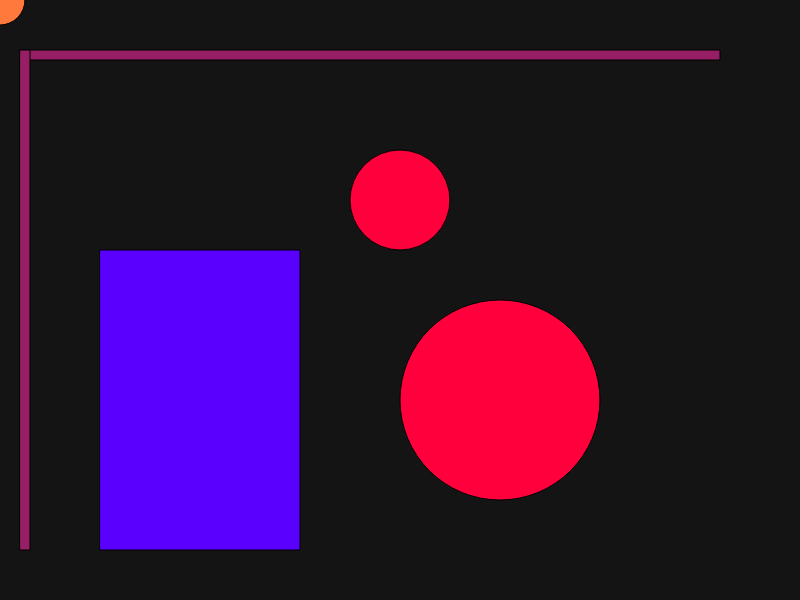
Frame 1 (no input)
Frame 60 (no input): identical to frame 1, image omitted
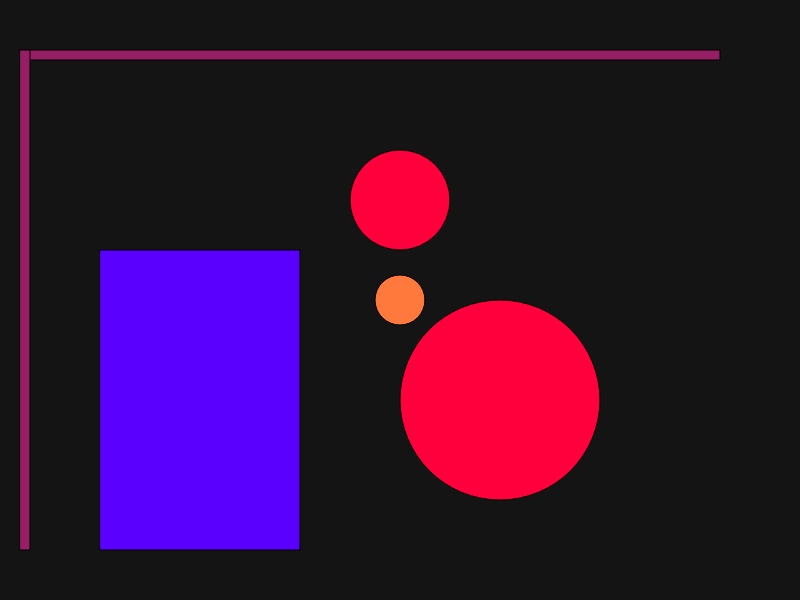
Frame 120 (the mouse pressed at the canvas centre since frame 60)

The p5.js sketch that drew these frames (run headless with seeded random() and noise() and a simulated clock; from frame 60 on, the mouse is pressed at the canvas centre):

// p5.js sketch
// ── sketch.js
function setup() {
  createCanvas(800, 600);
}

function draw() {
  background(20);
  fill(255, 120, 60);
  circle(mouseX, mouseY, 50);
  fill(255, 0, 60);
  circle(400, 200, 100);
  circle(500, 400, 200);
  fill(90, 0, 300);
  rect(100, 250, 200, 300);
  fill(150, 30, 100);
  rect(20, 50, 700, 10);
  rect(20, 50, 10, 500);
}
